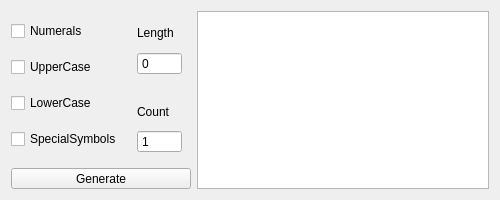
<?xml version="1.0" encoding="UTF-8"?>
<ui version="4.0">
 <class>PasswordGeneratorDialog</class>
 <widget class="QDialog" name="PasswordGeneratorDialog">
  <property name="geometry">
   <rect>
    <x>0</x>
    <y>0</y>
    <width>500</width>
    <height>200</height>
   </rect>
  </property>
  <property name="sizePolicy">
   <sizepolicy hsizetype="Fixed" vsizetype="Fixed">
    <horstretch>0</horstretch>
    <verstretch>0</verstretch>
   </sizepolicy>
  </property>
  <property name="minimumSize">
   <size>
    <width>500</width>
    <height>200</height>
   </size>
  </property>
  <property name="maximumSize">
   <size>
    <width>500</width>
    <height>200</height>
   </size>
  </property>
  <property name="windowTitle">
   <string>Password generator</string>
  </property>
  <layout class="QHBoxLayout" name="horizontalLayout">
   <item>
    <layout class="QGridLayout" name="gridLayout">
     <item row="0" column="0" rowspan="2">
      <layout class="QVBoxLayout" name="componentsLayout">
       <item>
        <widget class="QCheckBox" name="numeralsCheckBox">
         <property name="text">
          <string>Numerals</string>
         </property>
        </widget>
       </item>
       <item>
        <widget class="QCheckBox" name="upperCheckBox">
         <property name="text">
          <string>UpperCase</string>
         </property>
        </widget>
       </item>
       <item>
        <widget class="QCheckBox" name="lowCheckBox">
         <property name="text">
          <string>LowerCase</string>
         </property>
        </widget>
       </item>
       <item>
        <widget class="QCheckBox" name="specialSymbolsCheckBox">
         <property name="text">
          <string>SpecialSymbols</string>
         </property>
        </widget>
       </item>
      </layout>
     </item>
     <item row="0" column="1">
      <widget class="QFrame" name="lengthFrame">
       <layout class="QVBoxLayout" name="verticalLayout">
        <item>
         <widget class="QLabel" name="label">
          <property name="text">
           <string>Length</string>
          </property>
         </widget>
        </item>
        <item>
         <widget class="QSpinBox" name="lengthSpinBox">
          <property name="buttonSymbols">
           <enum>QAbstractSpinBox::NoButtons</enum>
          </property>
         </widget>
        </item>
       </layout>
      </widget>
     </item>
     <item row="1" column="1">
      <widget class="QFrame" name="countFrame">
       <layout class="QVBoxLayout" name="verticalLayout_2">
        <item>
         <widget class="QLabel" name="label_2">
          <property name="text">
           <string>Count</string>
          </property>
         </widget>
        </item>
        <item>
         <widget class="QSpinBox" name="countSpinBox">
          <property name="buttonSymbols">
           <enum>QAbstractSpinBox::NoButtons</enum>
          </property>
          <property name="minimum">
           <number>1</number>
          </property>
          <property name="maximum">
           <number>99999</number>
          </property>
         </widget>
        </item>
       </layout>
      </widget>
     </item>
     <item row="2" column="0" colspan="2">
      <widget class="QToolButton" name="generateButton">
       <property name="sizePolicy">
        <sizepolicy hsizetype="Expanding" vsizetype="Fixed">
         <horstretch>0</horstretch>
         <verstretch>0</verstretch>
        </sizepolicy>
       </property>
       <property name="text">
        <string>Generate</string>
       </property>
      </widget>
     </item>
    </layout>
   </item>
   <item>
    <widget class="QTextBrowser" name="passwordBrowser">
     <property name="horizontalScrollBarPolicy">
      <enum>Qt::ScrollBarAsNeeded</enum>
     </property>
    </widget>
   </item>
  </layout>
 </widget>
 <resources/>
 <connections/>
</ui>
